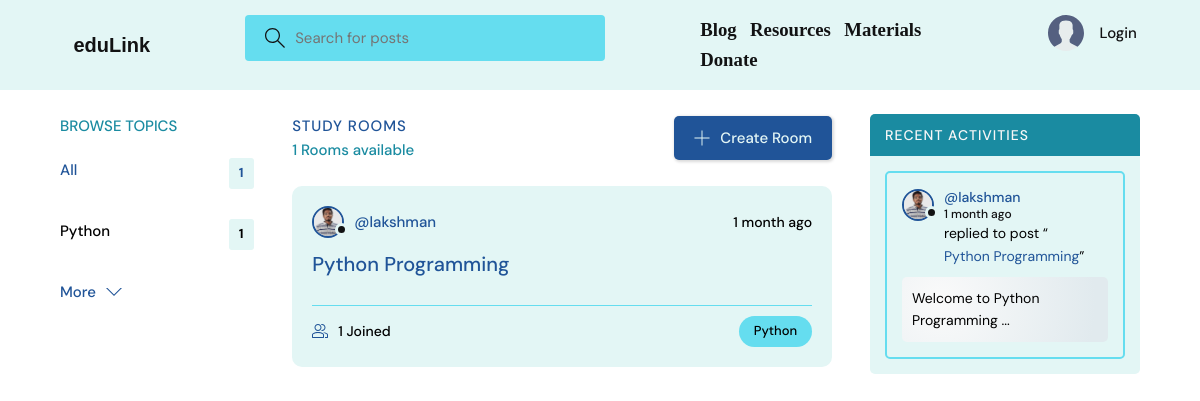
The app's page /, older data.
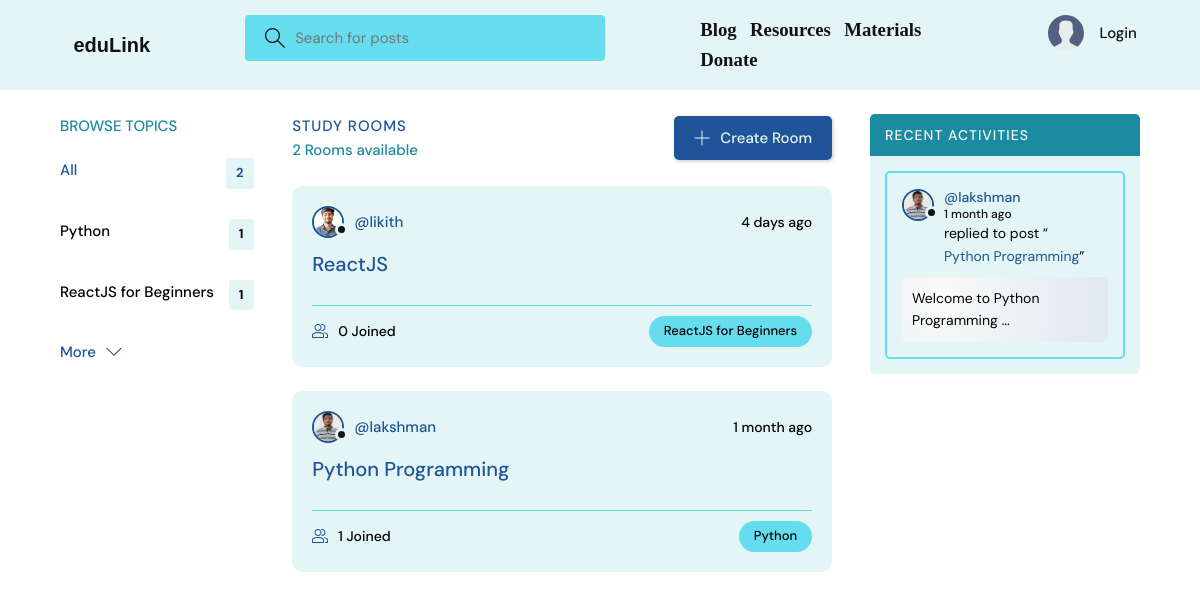
The same page, newer data.
### base/models.py (models this page shows, shortened)
class Topic(models.Model):
    name = models.CharField(max_length=200)

class Room(models.Model):
    host = models.ForeignKey(User, on_delete=models.SET_NULL, null=True)
    topic = models.ForeignKey(Topic, on_delete=models.SET_NULL, null=True)
    name = models.CharField(max_length=200)
    description = models.TextField(null=True, blank=True)
    participants = models.ManyToManyField(
        User, related_name='participants', blank=True)
    updated = models.DateTimeField(auto_now=True)
    created = models.DateTimeField(auto_now_add=True)
    class Meta:
        ordering = ['-updated', '-created']
    def __str__(self):
        return self.name

class User(AbstractUser):
    name = models.CharField(max_length=200, null=True)
    email = models.EmailField(unique=True, null=True)
    bio = models.TextField(null=True)
    avatar = models.ImageField(null=True, default="avatar.svg")
    USERNAME_FIELD = 'email'
    REQUIRED_FIELDS = []

class Message(models.Model):
    user = models.ForeignKey(User, on_delete=models.CASCADE)
    room = models.ForeignKey(Room, on_delete=models.CASCADE)
    body = models.TextField()
    updated = models.DateTimeField(auto_now=True)
    created = models.DateTimeField(auto_now_add=True)
    class Meta:
        ordering = ['-updated', '-created']

### base/views.py (the view)
# urls.py: path('', views.home, name="home"),
def home(request):
    q = request.GET.get('q') if request.GET.get('q') != None else ''
    rooms = Room.objects.filter(
        Q(topic__name__icontains=q) |
        Q(name__icontains=q) |
        Q(description__icontains=q)
    )
    topics = Topic.objects.all()[0:5]
    room_count = rooms.count()
    room_messages = Message.objects.filter(
        Q(room__topic__name__icontains=q))[0:3]
    context = {'rooms': rooms, 'topics': topics,
               'room_count': room_count, 'room_messages': room_messages}
    return render(request, 'base/home.html', context)

### base/templates/base/home.html (shortened to what this page needs)
{% extends 'main.html' %}
{% block content %}
<main class="layout layout--3">
  <div class="container">
    {% include 'base/topics_component.html' %}
    <div class="roomList">
      <div class="roomList__header">
        <div>
          <h2>Study Rooms</h2>
          <p>{{room_count}} Rooms available</p>
        </div>
        <a class="btn btn--main" href="{% url 'create-room' %}">
          <svg version="1.1" xmlns="http://www.w3.org/2000/svg" width="32" height="32" viewBox="0 0 32 32">
            <title>add</title>
            <path
              d="M16.943 0.943h-1.885v14.115h-14.115v1.885h14.115v14.115h1.885v-14.115h14.115v-1.885h-14.115v-14.115z">
            </path>
          </svg>
          Create Room
        </a>
      </div>
      {% include 'base/feed_component.html' %}
    </div>
    {% include 'base/activity_component.html' %}
  </div>
</main>
{% endblock %}

### base/templates/base/topics_component.html
<div class="topics">
    <div class="topics__header">
        <h2>Browse Topics</h2>
    </div>
    <ul class="topics__list">
        <li>
            <a href="{% url 'home' %}" class="active">All <span>{{topics.count}}</span></a>
        </li>
        {% for topic in topics %}
        <li>
            <a href="{% url 'home' %}?q={{topic.name}}">{{topic.name}}<span>{{topic.room_set.all.count}}</span></a>
        </li>
        {% endfor %}
    </ul>
    <a class="btn btn--link" href="{% url 'topics' %}">
        More
        <svg version="1.1" xmlns="http://www.w3.org/2000/svg" width="32" height="32" viewBox="0 0 32 32">
            <title>chevron-down</title>
            <path d="M16 21l-13-13h-3l16 16 16-16h-3l-13 13z"></path>
        </svg>
    </a>
</div>

### base/templates/base/feed_component.html (shortened to what this page needs)
{% for room in rooms %}
<div class="roomListRoom">
    <div class="roomListRoom__header">
        <a href="{% url 'user-profile' room.host.id %}" class="roomListRoom__author">
            <div class="avatar avatar--small">
                <img src="{{room.host.avatar.url}}" />
            </div>
            <span>@{{room.host.username}}</span>
        </a>
        <div class="roomListRoom__actions">
            <span>{{room.created|timesince}} ago</span>
        </div>
    </div>
    <div class="roomListRoom__content">
        <a href="{% url 'room' room.id %}">{{room.name}}</a>
    </div>
    <div class="roomListRoom__meta">
        <a href="{% url 'room' room.id %}" class="roomListRoom__joined">
            {{room.participants.all.count}} Joined
        </a>
        <p class="roomListRoom__topic">{{room.topic.name}}</p>
    </div>
</div>
{% endfor %}

### base/templates/base/activity_component.html (shortened to what this page needs)
<div class="activities">
    <div class="activities__header">
        <h2>Recent Activities</h2>
    </div>
    {% for message in room_messages %}
    <div class="activities__box">
        <div class="activities__boxHeader roomListRoom__header">
            <a href="{% url 'user-profile' message.user.id %}" class="roomListRoom__author">
                <div class="avatar avatar--small">
                    <img src="{{message.user.avatar.url}}" />
                </div>
                <p>
                    @{{message.user.username}}
                    <span>{{message.created|timesince}} ago</span>
                </p>
            </a>
        </div>
        <div class="activities__boxContent">
            <p>replied to post “<a href="{% url 'room' message.room.id %}">{{message.room}}</a>”</p>
            <div class="activities__boxRoomContent">{{message.body}}</div>
        </div>
    </div>
    {% endfor %}
</div>

Row changes from the older to the newer data that the page shows:
added Topic: name "ReactJS for Beginners", room_set.all.count "1"
added Room: host.avatar (picture), host.username "likith", created "4 days", name "ReactJS", participants.all.count "0", topic.name "ReactJS for Beginners"
Text that changed along with them:
{{ topics.count }}: "1" → "2"
{{ room_count }}: "1" → "2"
